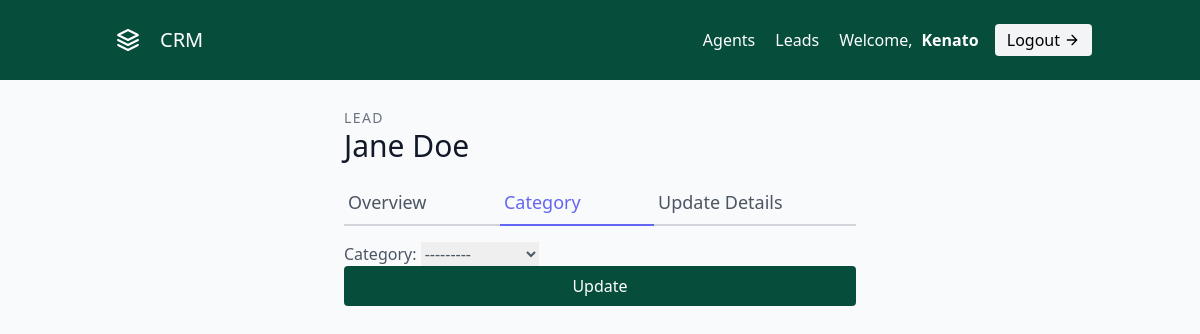
/leads/18/category/ (signed in), run on the app's committed database.
### leads/models.py (models this page shows, shortened)
class User(AbstractUser):
    is_organizer = models.BooleanField(default=True)
    is_agent = models.BooleanField(default=False)

class Lead(models.Model):
    first_name = models.CharField(max_length=20)
    last_name = models.CharField(max_length=20)
    age = models.PositiveSmallIntegerField(default=0)
    organisation = models.ForeignKey(UserProfile, on_delete=models.CASCADE, default=2)
    agent = models.ForeignKey("Agent", null=True, blank=True, on_delete=models.SET_NULL)
    category = models.ForeignKey(
        "Category",
        null=True,
        blank=True,
        on_delete=models.SET_NULL,
        related_name='leads',
    )
    description = models.TextField()
    date_added = models.DateTimeField(auto_now_add=True)
    phone = models.CharField(max_length=20)
    email = models.EmailField()
    profilePic = models.ImageField(upload_to="profileImages/%Y/%m/%d")

### leads/views.py (the view, shortened to what this page needs)
# urls.py: path('<int:pk>/category/', views.LeadCategoryUpdateView.as_view(), name='lead-category-update'),
class LeadCategoryUpdateView(LoginRequiredMixin, generic.UpdateView):
    template_name = 'leads/lead_category_update.html'
    form_class = LeadCategoryUpdateForm
    def get_queryset(self):
        user = self.request.user
        if user.is_organizer:
            queryset = Lead.objects.filter(organisation=user.userprofile)
        else:
            queryset = Lead.objects.filter(organisation=user.agent.organisation)
            queryset = queryset.filter(agent__user=user)
        return queryset

### leads/forms.py
class LeadCategoryUpdateForm(forms.ModelForm):
    class Meta:
        model = Lead
        fields = (
            "category",
        )

### leads/models.py (called while the page is built)
    def __str__(self):
        return self.name

### leads/templates/leads/lead_category_update.html (shortened to what this page needs)
{% extends 'base.html' %}
{% load tailwind_filters %}
{% block body %}
    <section class="text-gray-600 body-font overflow-hidden">
        <div class="max-w-lg mx-auto mt-5">
            <h2 class="text-sm title-font text-gray-500 tracking-widest">LEAD</h2>
            <h1 class="text-gray-900 text-3xl title-font font-medium mb-4">{{ lead.first_name }} {{ lead.last_name }}</h1>
            <div class="flex mb-4">
                <a href="{% url 'leads:lead-detail' lead.id %}" class="flex-grow border-b-2 border-gray-300 py-2 text-lg px-1">
                    Overview
                </a>
                <a href="{% url 'leads:lead-category-update' lead.id %}" class="flex-grow text-indigo-500 border-b-2 border-indigo-500 py-2 text-lg px-1">
                    Category
                </a>
                <a href="{% url 'leads:lead-update' lead.id %}" class="flex-grow border-b-2 border-gray-300 py-2 text-lg px-1">
                    Update Details
                </a>
            </div>
            <form action="." method="post">
                {{ form|crispy }}
                <button type="submit"   class="w-full mb-3 text-white bg-green-900 border-0 py-2 px-6 focus:outline-none hover:bg-green-700 rounded">
                    Update
                </button>
            </form>
        </div>
      </section>
{% endblock body %}

### templates/navbar.html (shortened to what this page needs)
{% load static %}
<header class="text-gray-600 body-font bg-green-900 px-10 mb-2">
    <div class="container mx-auto flex flex-wrap p-5 flex-col md:flex-row items-center">
      <a href="{% url 'landing-page' %}" class="flex title-font font-medium items-center text-gray-900 mb-4 md:mb-0">
        <svg src="{% static 'images/crm-icon-4.svg' %}" fill="none" stroke="currentColor" stroke-linecap="round" stroke-linejoin="round" stroke-width="2" class="w-10 h-10 text-white p-2 hover:text-gray-500 rounded-full" viewBox="0 0 24 24">
          <path d="M12 2L2 7l10 5 10-5-10-5zM2 17l10 5 10-5M2 12l10 5 10-5"></path>
        </svg>
        <span class="text-white ml-3 hover:text-gray-500 text-xl">CRM</span>
      </a>
      <nav class="md:ml-auto flex flex-wrap items-center text-base justify-center">
            {% if not request.user.is_authenticated %}
              <a href="{% url 'signup' %}" class="text-white mr-5 hover:text-gray-500">Sign up</a>
            {% else %}
              {% if request.user.is_organizer %}
                <a href="{% url 'agents:agent-list' %}" class="text-white mr-5 hover:text-gray-500">Agents</a>
              {% endif %}
              <a href="{% url 'leads:lead-list' %}" class="text-white mr-5 hover:text-gray-500">Leads</a>
            {% endif %}
      </nav>
      {% if request.user.is_authenticated %}
      <span class="text-white">
        Welcome, <span style="margin-left: .3em;"><b>{{ request.user.username|title }}</b></span>
        <a href="{% url 'logout' %}" class="ml-3 inline-flex items-center text-black bg-gray-100 border-0 py-1 px-3 focus:outline-none hover:bg-gray-200 rounded text-base mt-4 md:mt-0">
          Logout
            <svg fill="none" stroke="currentColor" stroke-linecap="round" stroke-linejoin="round" stroke-width="2" class="w-4 h-4 ml-1" viewBox="0 0 24 24">
                <path d="M5 12h14M12 5l7 7-7 7"></path>
            </svg>
        </a>
      </span>
      {% endif %}
    </div>
  </header>

### data on the page
User: user.username "Kenato"
Lead: first_name "Jane", last_name "Doe", category "---------"
